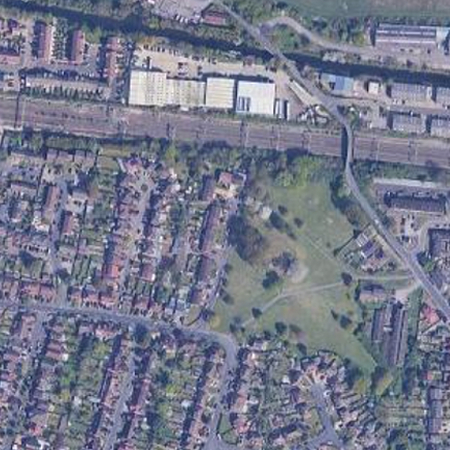
#> input picture src/module_name/images/google_maps.jpg, 450 x 450 px
$ python accuracy_checker.py
#> lines starting #> are read from the running program, lines starting #| are printed output that depends on the picture
import cv2
import numpy as np
from skimage.metrics import structural_similarity as ssim

def image_similarity(image_path_1, image_path_2):
    # Load the images
#> called with image_path_1 = 'images/google_maps.jpg', image_path_2 = 'images/benchmark.jpg'
    image1 = cv2.imread(image_path_1)
#> image1 is the input picture: shape (450, 450, 3); mean B, G, R 139.9, 121, 117.2
    image2 = cv2.imread(image_path_2)
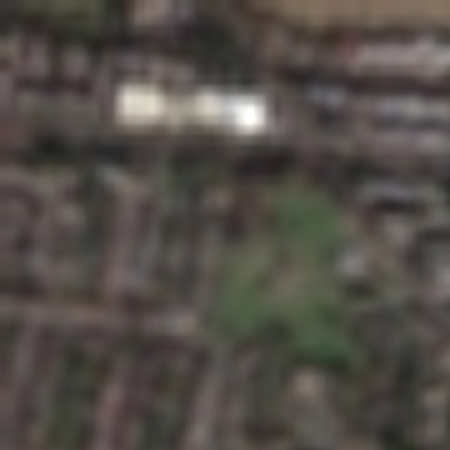
#> input picture src/module_name/images/benchmark.jpg, 450 x 450 px
#> image2 is the input picture: shape (450, 450, 3); mean B, G, R 71.3, 77.2, 82.7

    # Convert to grayscale for similarity calculation (SSIM works better with grayscale images)
    gray1 = cv2.cvtColor(image1, cv2.COLOR_BGR2GRAY)
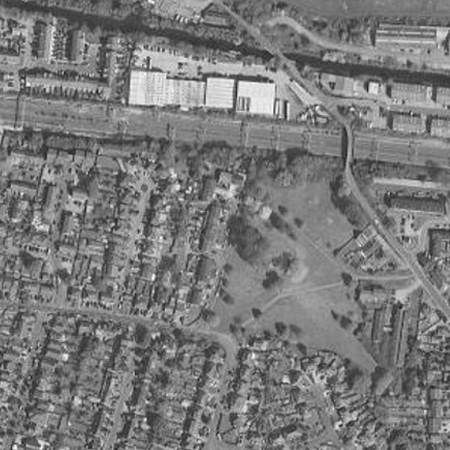
#> gray1: shape (450, 450); min 24, max 255, mean 122
    gray2 = cv2.cvtColor(image2, cv2.COLOR_BGR2GRAY)

    # Compute SSIM between the two images
    ssim_value, _ = ssim(gray1, gray2, full=True)
#> ssim_value = 0.173

    # Convert SSIM value to percentage similarity
    similarity_percentage = ssim_value * 100
#> similarity_percentage = 17.32

    return similarity_percentage

# Example usage
image_path_1 = 'images/google_maps.jpg'
image_path_2 = 'images/benchmark.jpg'
image_path_3 = 'images/block.jpg'
similarity = image_similarity(image_path_1, image_path_2)
#> similarity = 17.32
print(f"Image similarity: {similarity:.2f}%")
#| Image similarity: 17.32%
similarity = image_similarity(image_path_1, image_path_3)
#> call 2 of image_similarity, with image_path_1 = 'images/google_maps.jpg', image_path_2 = 'images/block.jpg'
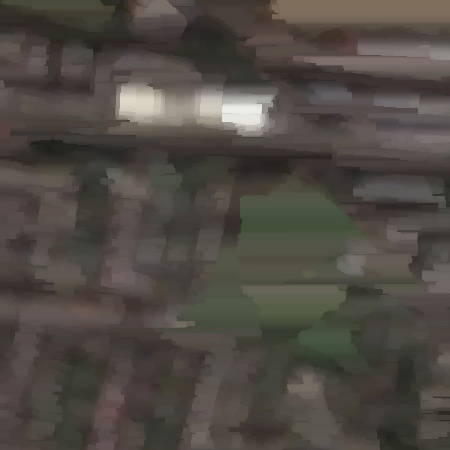
#> input picture src/module_name/images/block.jpg, 450 x 450 px
#> in image_similarity, image2 is the input picture: shape (450, 450, 3); mean B, G, R 68, 74.4, 79.6
#> in image_similarity (call 2), `ssim_value, _ = ssim(gray1, gray2, full=True)`: ssim_value = 0.162
#> in image_similarity (call 2), `similarity_percentage = ssim_value * 100`: similarity_percentage = 16.19
#> similarity = 16.19
print(f"Image similarity: {similarity:.2f}%")
#| Image similarity: 16.19%
